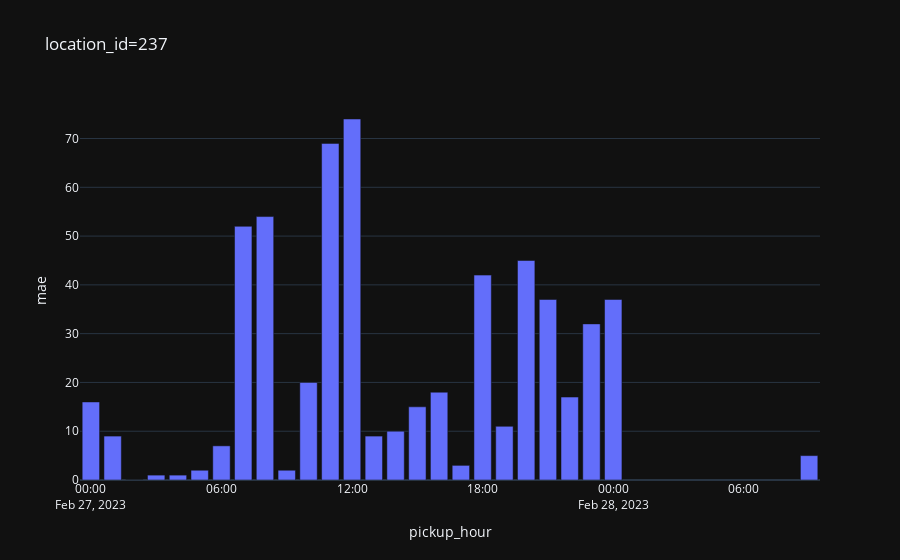
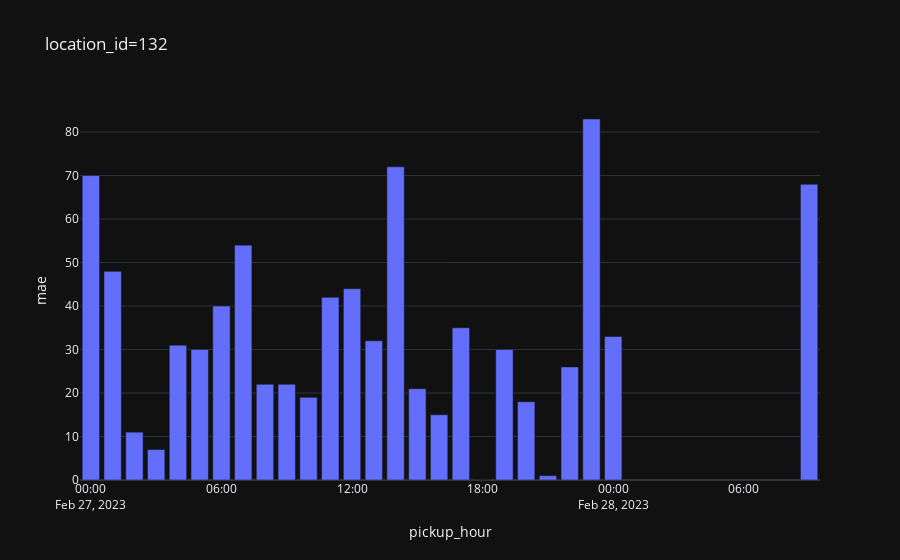
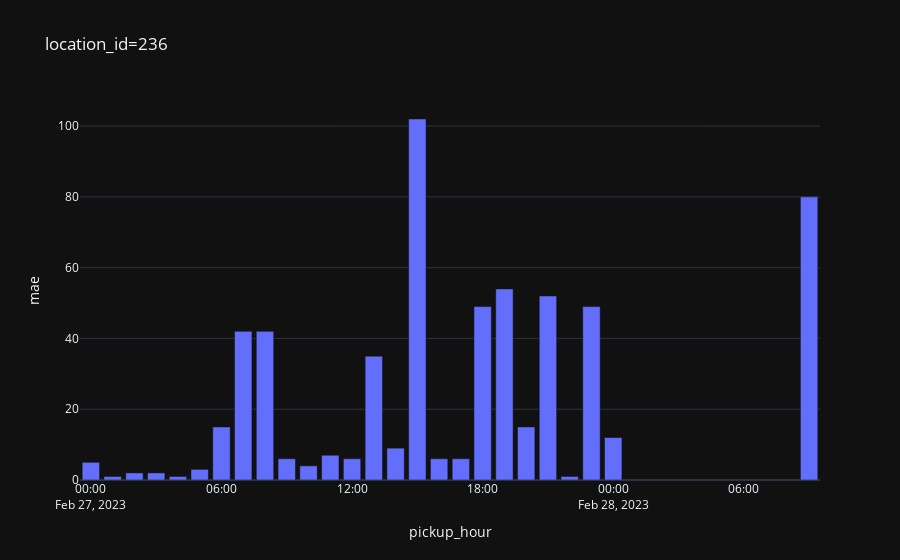
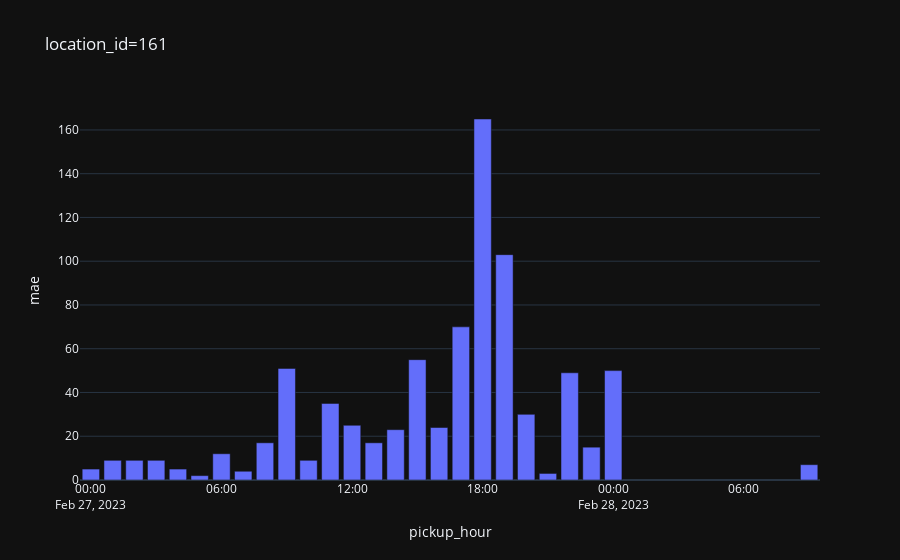

The code cell stored with these charts, in order, in its notebook:
### Code cell
top_locations_by_demand = (
    df
    .groupby('pickup_location_id')['rides']
    .sum()
    .sort_values(ascending=False)
    .reset_index()
    .head(10)['pickup_location_id']
)
print(f'{top_locations_by_demand=}')

for location_id in top_locations_by_demand:
    
    mae_per_hour = (
        df[df.pickup_location_id == location_id]
        .groupby('pickup_hour')
        .apply(lambda g: mean_absolute_error(g['rides'], g['predicted_demand']))
        .reset_index()
        .rename(columns={0: 'mae'})
        .sort_values(by='pickup_hour')
    )

    fig = px.bar(
        mae_per_hour,
        x='pickup_hour', y='mae',
        template='plotly_dark',
        # markers=True,
        title=f"{location_id=}"
    )
    fig.show()

    # print(mae_per_hour)

### Figure 1 — Plotly figure (JSON) as saved in the notebook; plotly's stock layout.template omitted (floating-point values rounded to 4 significant figures)
{"data": [{"alignmentgroup": "True", "hovertemplate": "pickup_hour=%{x}<br>mae=%{y}<extra></extra>", "legendgroup": "", "marker": {"color": "#636efa", "pattern": {"shape": ""}}, "name": "", "offsetgroup": "", "orientation": "v", "showlegend": false, "textposition": "auto", "type": "bar", "x": ["2023-02-27T00:00:00", "2023-02-27T01:00:00", "2023-02-27T02:00:00", "2023-02-27T03:00:00", "2023-02-27T04:00:00", "2023-02-27T05:00:00", "2023-02-27T06:00:00", "2023-02-27T07:00:00", "2023-02-27T08:00:00", "2023-02-27T09:00:00", "2023-02-27T10:00:00", "2023-02-27T11:00:00", "2023-02-27T12:00:00", "2023-02-27T13:00:00", "2023-02-27T14:00:00", "2023-02-27T15:00:00", "2023-02-27T16:00:00", "2023-02-27T17:00:00", "2023-02-27T18:00:00", "2023-02-27T19:00:00", "2023-02-27T20:00:00", "2023-02-27T21:00:00", "2023-02-27T22:00:00", "2023-02-27T23:00:00", "2023-02-28T00:00:00", "2023-02-28T09:00:00"], "xaxis": "x", "y": [16, 9, 0, 1, 1, 2, 7, 52, 54, 2, 20, 69, 74, 9, 10, 15, 18, 3, 42, 11, 45, 37, 17, 32, 37, 5], "yaxis": "y"}], "layout": {"barmode": "relative", "legend": {"tracegroupgap": 0}, "title": {"text": "location_id=237"}, "xaxis": {"anchor": "y", "domain": [0, 1], "title": {"text": "pickup_hour"}}, "yaxis": {"anchor": "x", "domain": [0, 1], "title": {"text": "mae"}}}}

### Figure 2 — Plotly figure (JSON) as saved in the notebook; plotly's stock layout.template omitted (floating-point values rounded to 4 significant figures)
{"data": [{"alignmentgroup": "True", "hovertemplate": "pickup_hour=%{x}<br>mae=%{y}<extra></extra>", "legendgroup": "", "marker": {"color": "#636efa", "pattern": {"shape": ""}}, "name": "", "offsetgroup": "", "orientation": "v", "showlegend": false, "textposition": "auto", "type": "bar", "x": ["2023-02-27T00:00:00", "2023-02-27T01:00:00", "2023-02-27T02:00:00", "2023-02-27T03:00:00", "2023-02-27T04:00:00", "2023-02-27T05:00:00", "2023-02-27T06:00:00", "2023-02-27T07:00:00", "2023-02-27T08:00:00", "2023-02-27T09:00:00", "2023-02-27T10:00:00", "2023-02-27T11:00:00", "2023-02-27T12:00:00", "2023-02-27T13:00:00", "2023-02-27T14:00:00", "2023-02-27T15:00:00", "2023-02-27T16:00:00", "2023-02-27T17:00:00", "2023-02-27T18:00:00", "2023-02-27T19:00:00", "2023-02-27T20:00:00", "2023-02-27T21:00:00", "2023-02-27T22:00:00", "2023-02-27T23:00:00", "2023-02-28T00:00:00", "2023-02-28T09:00:00"], "xaxis": "x", "y": [70, 48, 11, 7, 31, 30, 40, 54, 22, 22, 19, 42, 44, 32, 72, 21, 15, 35, 0, 30, 18, 1, 26, 83, 33, 68], "yaxis": "y"}], "layout": {"barmode": "relative", "legend": {"tracegroupgap": 0}, "title": {"text": "location_id=132"}, "xaxis": {"anchor": "y", "domain": [0, 1], "title": {"text": "pickup_hour"}}, "yaxis": {"anchor": "x", "domain": [0, 1], "title": {"text": "mae"}}}}

### Figure 3 — Plotly figure (JSON) as saved in the notebook; plotly's stock layout.template omitted (floating-point values rounded to 4 significant figures)
{"data": [{"alignmentgroup": "True", "hovertemplate": "pickup_hour=%{x}<br>mae=%{y}<extra></extra>", "legendgroup": "", "marker": {"color": "#636efa", "pattern": {"shape": ""}}, "name": "", "offsetgroup": "", "orientation": "v", "showlegend": false, "textposition": "auto", "type": "bar", "x": ["2023-02-27T00:00:00", "2023-02-27T01:00:00", "2023-02-27T02:00:00", "2023-02-27T03:00:00", "2023-02-27T04:00:00", "2023-02-27T05:00:00", "2023-02-27T06:00:00", "2023-02-27T07:00:00", "2023-02-27T08:00:00", "2023-02-27T09:00:00", "2023-02-27T10:00:00", "2023-02-27T11:00:00", "2023-02-27T12:00:00", "2023-02-27T13:00:00", "2023-02-27T14:00:00", "2023-02-27T15:00:00", "2023-02-27T16:00:00", "2023-02-27T17:00:00", "2023-02-27T18:00:00", "2023-02-27T19:00:00", "2023-02-27T20:00:00", "2023-02-27T21:00:00", "2023-02-27T22:00:00", "2023-02-27T23:00:00", "2023-02-28T00:00:00", "2023-02-28T09:00:00"], "xaxis": "x", "y": [5, 1, 2, 2, 1, 3, 15, 42, 42, 6, 4, 7, 6, 35, 9, 102, 6, 6, 49, 54, 15, 52, 1, 49, 12, 80], "yaxis": "y"}], "layout": {"barmode": "relative", "legend": {"tracegroupgap": 0}, "title": {"text": "location_id=236"}, "xaxis": {"anchor": "y", "domain": [0, 1], "title": {"text": "pickup_hour"}}, "yaxis": {"anchor": "x", "domain": [0, 1], "title": {"text": "mae"}}}}

### Figure 4 — Plotly figure (JSON) as saved in the notebook; plotly's stock layout.template omitted (floating-point values rounded to 4 significant figures)
{"data": [{"alignmentgroup": "True", "hovertemplate": "pickup_hour=%{x}<br>mae=%{y}<extra></extra>", "legendgroup": "", "marker": {"color": "#636efa", "pattern": {"shape": ""}}, "name": "", "offsetgroup": "", "orientation": "v", "showlegend": false, "textposition": "auto", "type": "bar", "x": ["2023-02-27T00:00:00", "2023-02-27T01:00:00", "2023-02-27T02:00:00", "2023-02-27T03:00:00", "2023-02-27T04:00:00", "2023-02-27T05:00:00", "2023-02-27T06:00:00", "2023-02-27T07:00:00", "2023-02-27T08:00:00", "2023-02-27T09:00:00", "2023-02-27T10:00:00", "2023-02-27T11:00:00", "2023-02-27T12:00:00", "2023-02-27T13:00:00", "2023-02-27T14:00:00", "2023-02-27T15:00:00", "2023-02-27T16:00:00", "2023-02-27T17:00:00", "2023-02-27T18:00:00", "2023-02-27T19:00:00", "2023-02-27T20:00:00", "2023-02-27T21:00:00", "2023-02-27T22:00:00", "2023-02-27T23:00:00", "2023-02-28T00:00:00", "2023-02-28T09:00:00"], "xaxis": "x", "y": [5, 9, 9, 9, 5, 2, 12, 4, 17, 51, 9, 35, 25, 17, 23, 55, 24, 70, 165, 103, 30, 3, 49, 15, 50, 7], "yaxis": "y"}], "layout": {"barmode": "relative", "legend": {"tracegroupgap": 0}, "title": {"text": "location_id=161"}, "xaxis": {"anchor": "y", "domain": [0, 1], "title": {"text": "pickup_hour"}}, "yaxis": {"anchor": "x", "domain": [0, 1], "title": {"text": "mae"}}}}
